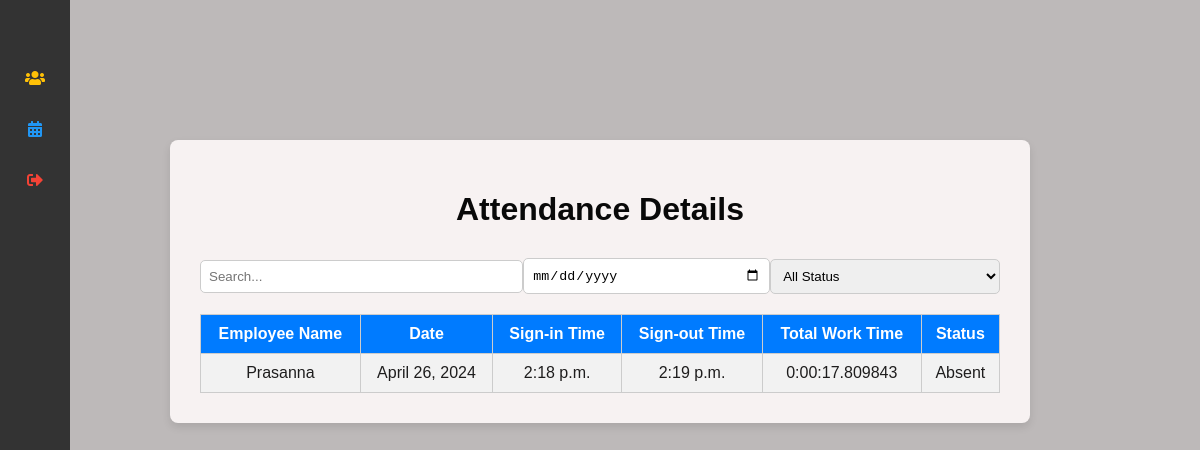
The app's page /attendancetbl with its own data.
### Smart/models.py (models this page shows, shortened)
class Attendance(models.Model):
    emp = models.ForeignKey(Employee, on_delete=models.CASCADE)
    date = models.DateField()
    signin_time = models.TimeField(null=True, blank=True)
    signout_time = models.TimeField(null=True, blank=True)
    total_work_time = models.DurationField(null=True, blank=True)
    status = models.CharField(max_length=10)
    def calculate_total_work_time(self):
        if isinstance(self.signin_time, time) and isinstance(self.signout_time, time):
            signin_datetime = datetime.combine(self.date, self.signin_time)
            signout_datetime = datetime.combine(self.date, self.signout_time)
            self.total_work_time = signout_datetime - signin_datetime
            self.save()

class Employee(models.Model):
    photo = models.ImageField()
    first_name = models.CharField(max_length=30)
    last_name = models.CharField(max_length=30)
    emp_name = models.CharField(max_length=70, blank=True)
    emp_id = models.CharField(max_length=20, unique=True)
    emp_email = models.EmailField(unique=True)
    gender = models.CharField(max_length=10)
    contact = models.CharField(max_length=15)
    address = models.TextField()
    department = models.CharField(max_length=50)
    designation = models.CharField(max_length=50)
    joining_date = models.DateField()

### Smart/views.py (the view)
# urls.py: path('attendancetbl', views.attendance_details, name='attendancetbl'),
def attendance_details(request):
    attendance_records = Attendance.objects.all().order_by('date', 'emp')
    for record in attendance_records:
        record.signin_time = get_time_from_string(record.signin_time) if record.signin_time else None
        record.signout_time = get_time_from_string(record.signout_time) if record.signout_time else None
        record.calculate_total_work_time()
        if record.status == "signin":
            record.status = "Present"
        elif record.status == "signout":
            record.status = "Absent"
    return render(request, 'attendancetable.html', {'attendance_records': attendance_records})

### Smart/views.py (called while the page is built)
def get_time_from_string(time_str):
    if not time_str:
        return None
    if isinstance(time_str, str):
        try:
            return datetime.strptime(time_str, '%I:%M %p').time()
        except ValueError:
            return None
    else:
        return time_str

### Templates/attendancetable.html (shortened to what this page needs)
{% include 'navbar.html' %}
<!DOCTYPE html>
<html lang="en">
<head>
</head>
<body>
    <div class="container">
        <h1>Attendance Details</h1>
        <div class="filters">
            <input type="text" class="search-bar" placeholder="Search..." oninput="filterTable()">
            <input type="date" class="date-filter" onchange="filterTableByDate()">
            <select class="status-filter" onchange="filterTableByStatus()">
                <option value="">All Status</option>
            </select>
        </div>
        <table id="attendance-table">
            <thead>
                <tr>
                    <th>Employee Name</th>
                    <th>Date</th>
                    <th>Sign-in Time</th>
                    <th>Sign-out Time</th>
                    <th>Total Work Time</th>
                    <th>Status</th>
                </tr>
            </thead>
            <tbody>
                {% for record in attendance_records %}
                <tr>
                    <td>{{ record.emp.emp_name }}</td>
                    <td>{{ record.date }}</td>
                    <td>{{ record.signin_time|default:'N/A' }}</td>
                    <td>{{ record.signout_time|default:'N/A' }}</td>
                    <td>
                        {% if record.total_work_time %}
                            {{ record.total_work_time }}
                        {% else %}
                            N/A
                        {% endif %}
                    </td>
                    <td>
                        {% if record.status %}
                            {{ record.status }}
                        {% else %}
                            N/A
                        {% endif %}
                    </td>
                </tr>
                {% endfor %}
            </tbody>
        </table>
    </div>
</body>
</html>

### Templates/navbar.html (style rules this page uses)
body { font-family: Arial, sans-serif; margin: 0; padding: 0; }

### Templates/attendancetable.html (style rules this page uses)
body { font-family: Arial, sans-serif; margin: 0; padding: 0; background-color: #bdb9b9; color: #fff; }
.container { max-width: 800px; margin: 100px auto; text-align: center; background-color: #f7f2f2; padding: 30px; border-radius: 8px; box-shadow: 0 4px 8px rgba(0, 0, 0, 0.1); }
h1 { color: #090909; margin-bottom: 30px; }
table { width: 100%; border-collapse: collapse; margin-top: 20px; }
th, td { padding: 10px; border: 1px solid #ccc; }
th { background-color: #007bff; color: #fff; }
tr { color: #1e1d1d; background-color: #f2f2f2; }
.filters { margin-bottom: 20px; display: flex; justify-content: space-between; align-items: center; }
.search-bar { width: 40%; padding: 8px; border-radius: 5px; border: 1px solid #ccc; }
.date-filter, .status-filter { width: 30%; padding: 8px; border-radius: 5px; border: 1px solid #ccc; }

### records on screen
Attendance: emp.emp_name "Prasanna", date "April 26, 2024", signin_time "2:18 p.m.", signout_time "2:19 p.m.", total_work_time "0:00:17.809843", status "Absent"
